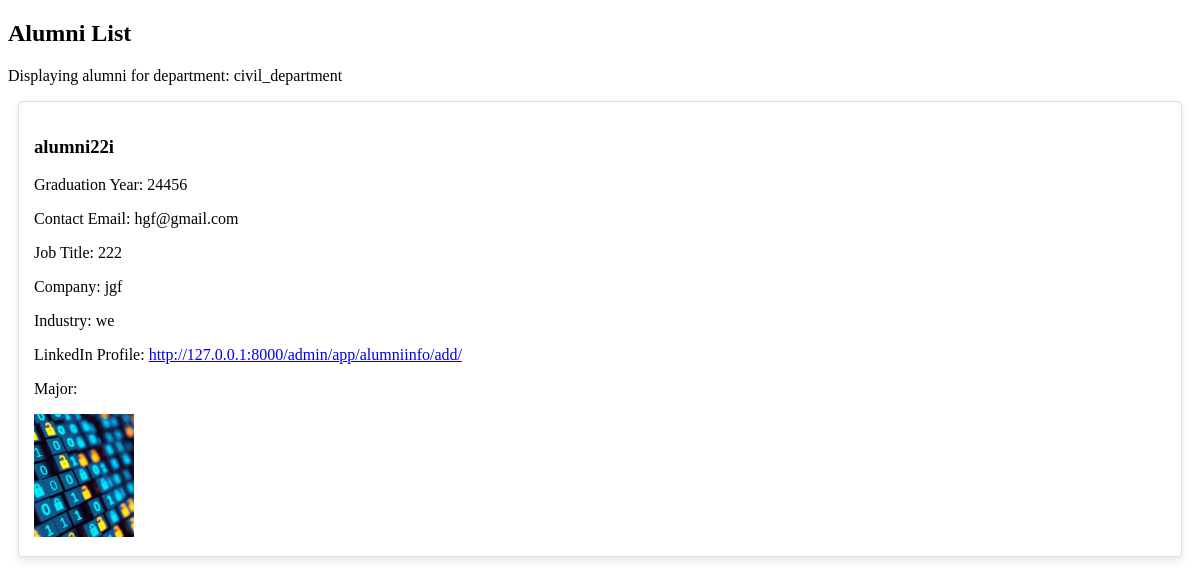
/alumni/civil_department/, run on the app's committed database.
### app/models.py (models this page shows, shortened)
class AlumniInfo(models.Model):
   INDUSTRY_CHOICES = [
        ('it_software', 'IT/Software'),
        ('finance', 'Finance'),
        ('healthcare', 'Healthcare'),
        ('manufacturing', 'Manufacturing'),
        ('education', 'Education'),
        ('construction', 'Construction'),
        ('telecommunications', 'Telecommunications'),
        ('retail', 'Retail'),
        ('energy', 'Energy'),
        ('media', 'Media/Entertainment'),
        ('pharmaceutical', 'Pharmaceutical'),
        ('aerospace', 'Aerospace'),
        ('automotive', 'Automotive'),
        ('consulting', 'Consulting'),
        ('biotechnology', 'Biotechnology'),
        ('hospitality', 'Hospitality'),
        ('insurance', 'Insurance'),
        ('real_estate', 'Real Estate'),
        ('environmental', 'Environmental Services'),
        ('government', 'Government'),
        ('research', 'Research'),
        ('logistics', 'Logistics/Supply Chain'),
        ('sports', 'Sports'),
        ('non_profit', 'Non-profit'),
        ('other', 'Other'),
        ('fashion', 'Fashion'),
        ('marketing', 'Marketing/Advertising'),
        ('tech_startups', 'Tech Startups'),
        ('legal', 'Legal Services'),
        ('fitness', 'Fitness/Wellness'),
        ('pharmacy', 'Pharmacy'),
        ('art_design', 'Art/Design'),
        ('music', 'Music'),
        ('food_beverage', 'Food and Beverage'),
        ('tourism', 'Tourism/Travel'),
        ('e-commerce', 'E-commerce'),
        ('Other','Other'),
    ]
   DEPARTMENT_CHOICES = [
        ('computer_department', 'Computer Engineering'),
        ('electrical_department', 'Electrical Engineering'),
        ('electronics_department', 'Electronics Engineering'),
        ('automobile_department', 'Automobile Engineering'),
        ('mechanical_department', 'Mechanical Engineering'),
        ('civil_department', 'Civil Engineering'),
    ]
   full_name = models.CharField(max_length=255)
   department = models.CharField(max_length=255, choices=DEPARTMENT_CHOICES, default='computer_engineering')
   graduation_year = models.PositiveIntegerField()
   contact_email = models.EmailField()
   job_title = models.CharField(max_length=255)
   company = models.CharField(max_length=255)
   industry = models.CharField(max_length=255, choices=INDUSTRY_CHOICES, default='Other')
   linkedin_profile = models.URLField()
   photo = models.ImageField(upload_to='media/alumni_photos/', null=True, blank=True)

### app/views.py (the view)
# urls.py: path('alumni/<str:department>/', views.alumni_list_department, name='alumni_list_department'),
def alumni_list_department(request, department=None):
    if department:
        alumni_data = AlumniInfo.objects.filter(department=department)
    else:
        alumni_data = AlumniInfo.objects.all()
    return render(request, 'alumni_list_department.html', {'alumni_data': alumni_data, 'selected_department': department})

### app/templates/alumni_list_department.html (shortened to what this page needs)
<!DOCTYPE html>
<html lang="en">
<head>
</head>
<body>
<h2>Alumni List</h2>
{% if selected_department %}
    <p>Displaying alumni for department: {{ selected_department }}</p>
{% endif %}
{% for alumni in alumni_data %}
    <div class="alumni-card">
        <h3>{{ alumni.full_name }}</h3>
        <p>Graduation Year: {{ alumni.graduation_year }}</p>
        <p>Contact Email: {{ alumni.contact_email }}</p>
        <p>Job Title: {{ alumni.job_title }}</p>
        <p>Company: {{ alumni.company }}</p>
        <p>Industry: {{ alumni.industry }}</p>
        <p>LinkedIn Profile: <a href="{{ alumni.linkedin_profile }}" target="_blank">{{ alumni.linkedin_profile }}</a></p>
        <p>Major: {{ alumni.major }}</p>
        {% if alumni.photo %}
            <img src="{{ alumni.photo.url }}" alt="{{ alumni.full_name }} Photo" class="alumni-photo">
        {% endif %}
    </div>
{% endfor %}
</body>
</html>

### app/templates/alumni_list_department.html (style rules this page uses)
.alumni-card { border: 1px solid #ddd; padding: 15px; margin: 10px; border-radius: 5px; box-shadow: 0 4px 8px rgba(0, 0, 0, 0.1); }
.alumni-photo { max-width: 100px; }

### data on the page
AlumniInfo: department "civil_department", full_name "alumni22i", graduation_year "24456", contact_email "hgf@gmail.com", job_title "222", company "jgf", industry "we", linkedin_profile "http://127.0.0.1:8000/admin/app/alumniinfo/add/", photo (picture)
